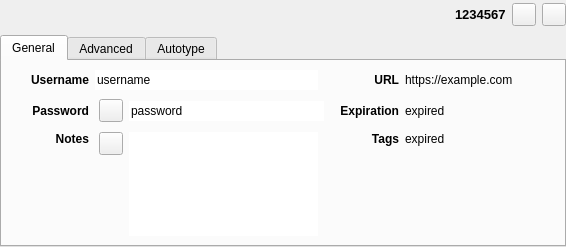
<?xml version="1.0" encoding="UTF-8"?>
<ui version="4.0">
 <class>EntryPreviewWidget</class>
 <widget class="QWidget" name="EntryPreviewWidget">
  <property name="geometry">
   <rect>
    <x>0</x>
    <y>0</y>
    <width>566</width>
    <height>247</height>
   </rect>
  </property>
  <layout class="QVBoxLayout" name="verticalLayout_7">
   <property name="spacing">
    <number>0</number>
   </property>
   <property name="leftMargin">
    <number>0</number>
   </property>
   <property name="topMargin">
    <number>0</number>
   </property>
   <property name="rightMargin">
    <number>0</number>
   </property>
   <property name="bottomMargin">
    <number>0</number>
   </property>
   <item>
    <widget class="QStackedWidget" name="stackedWidget">
     <property name="currentIndex">
      <number>0</number>
     </property>
     <widget class="QWidget" name="pageEntry">
      <layout class="QVBoxLayout" name="verticalLayout_3">
       <property name="leftMargin">
        <number>0</number>
       </property>
       <property name="topMargin">
        <number>0</number>
       </property>
       <property name="rightMargin">
        <number>0</number>
       </property>
       <property name="bottomMargin">
        <number>0</number>
       </property>
       <item>
        <layout class="QHBoxLayout" name="entryHorizontalLayout" stretch="0,0,0,0">
         <property name="sizeConstraint">
          <enum>QLayout::SetDefaultConstraint</enum>
         </property>
         <property name="leftMargin">
          <number>5</number>
         </property>
         <property name="topMargin">
          <number>3</number>
         </property>
         <property name="bottomMargin">
          <number>3</number>
         </property>
         <item>
          <layout class="QHBoxLayout" name="horizontalLayout">
           <property name="spacing">
            <number>12</number>
           </property>
           <item>
            <widget class="QLabel" name="entryIcon">
             <property name="sizePolicy">
              <sizepolicy hsizetype="Minimum" vsizetype="Preferred">
               <horstretch>0</horstretch>
               <verstretch>0</verstretch>
              </sizepolicy>
             </property>
             <property name="minimumSize">
              <size>
               <width>16</width>
               <height>0</height>
              </size>
             </property>
             <property name="text">
              <string/>
             </property>
            </widget>
           </item>
           <item>
            <widget class="ElidedLabel" name="entryTitleLabel">
             <property name="sizePolicy">
              <sizepolicy hsizetype="Expanding" vsizetype="Preferred">
               <horstretch>0</horstretch>
               <verstretch>0</verstretch>
              </sizepolicy>
             </property>
             <property name="font">
              <font>
               <pointsize>12</pointsize>
              </font>
             </property>
             <property name="textFormat">
              <enum>Qt::AutoText</enum>
             </property>
            </widget>
           </item>
          </layout>
         </item>
         <item>
          <widget class="QLabel" name="entryTotpLabel">
           <property name="font">
            <font>
             <pointsize>10</pointsize>
             <weight>75</weight>
             <bold>true</bold>
            </font>
           </property>
           <property name="text">
            <string notr="true">1234567</string>
           </property>
          </widget>
         </item>
         <item>
          <widget class="QToolButton" name="entryTotpButton">
           <property name="toolTip">
            <string>Display current TOTP value</string>
           </property>
           <property name="text">
            <string/>
           </property>
           <property name="checkable">
            <bool>true</bool>
           </property>
          </widget>
         </item>
         <item>
          <widget class="QToolButton" name="entryCloseButton">
           <property name="toolTip">
            <string>Close</string>
           </property>
           <property name="text">
            <string/>
           </property>
          </widget>
         </item>
        </layout>
       </item>
       <item>
        <widget class="QTabWidget" name="entryTabWidget">
         <property name="currentIndex">
          <number>0</number>
         </property>
         <property name="documentMode">
          <bool>false</bool>
         </property>
         <property name="tabsClosable">
          <bool>false</bool>
         </property>
         <property name="movable">
          <bool>false</bool>
         </property>
         <widget class="QWidget" name="entryGeneralTab">
          <attribute name="title">
           <string>General</string>
          </attribute>
          <layout class="QVBoxLayout" name="verticalLayout_5">
           <item>
            <widget class="QWidget" name="entryGeneralWidget" native="true">
             <layout class="QGridLayout" name="gridLayout">
              <property name="leftMargin">
               <number>0</number>
              </property>
              <property name="topMargin">
               <number>0</number>
              </property>
              <property name="rightMargin">
               <number>0</number>
              </property>
              <property name="bottomMargin">
               <number>0</number>
              </property>
              <item row="1" column="1">
               <widget class="QLabel" name="entryPasswordTitleLabel">
                <property name="sizePolicy">
                 <sizepolicy hsizetype="Minimum" vsizetype="Preferred">
                  <horstretch>0</horstretch>
                  <verstretch>0</verstretch>
                 </sizepolicy>
                </property>
                <property name="font">
                 <font>
                  <weight>75</weight>
                  <bold>true</bold>
                 </font>
                </property>
                <property name="text">
                 <string>Password</string>
                </property>
                <property name="alignment">
                 <set>Qt::AlignRight|Qt::AlignTrailing|Qt::AlignVCenter</set>
                </property>
               </widget>
              </item>
              <item row="0" column="0">
               <spacer name="entryLeftHorizontalSpacer">
                <property name="orientation">
                 <enum>Qt::Horizontal</enum>
                </property>
                <property name="sizeType">
                 <enum>QSizePolicy::Fixed</enum>
                </property>
                <property name="sizeHint" stdset="0">
                 <size>
                  <width>20</width>
                  <height>20</height>
                 </size>
                </property>
               </spacer>
              </item>
              <item row="1" column="2" colspan="2">
               <layout class="QHBoxLayout" name="horizontalLayout_2" stretch="0,0">
                <property name="spacing">
                 <number>6</number>
                </property>
                <property name="leftMargin">
                 <number>4</number>
                </property>
                <item>
                 <widget class="QToolButton" name="togglePasswordButton">
                  <property name="text">
                   <string/>
                  </property>
                  <property name="checkable">
                   <bool>true</bool>
                  </property>
                 </widget>
                </item>
                <item>
                 <widget class="QLineEdit" name="entryPasswordLabel">
                  <property name="minimumSize">
                   <size>
                    <width>150</width>
                    <height>0</height>
                   </size>
                  </property>
                  <property name="focusPolicy">
                   <enum>Qt::ClickFocus</enum>
                  </property>
                  <property name="text">
                   <string notr="true">password</string>
                  </property>
                  <property name="frame">
                   <bool>false</bool>
                  </property>
                  <property name="dragEnabled">
                   <bool>true</bool>
                  </property>
                  <property name="readOnly">
                   <bool>true</bool>
                  </property>
                 </widget>
                </item>
               </layout>
              </item>
              <item row="0" column="4">
               <spacer name="entryMiddleHorizontalSpacer">
                <property name="orientation">
                 <enum>Qt::Horizontal</enum>
                </property>
                <property name="sizeType">
                 <enum>QSizePolicy::Fixed</enum>
                </property>
                <property name="sizeHint" stdset="0">
                 <size>
                  <width>10</width>
                  <height>20</height>
                 </size>
                </property>
               </spacer>
              </item>
              <item row="0" column="6">
               <widget class="ElidedLabel" name="entryUrlLabel">
                <property name="sizePolicy">
                 <sizepolicy hsizetype="Expanding" vsizetype="Preferred">
                  <horstretch>0</horstretch>
                  <verstretch>0</verstretch>
                 </sizepolicy>
                </property>
                <property name="minimumSize">
                 <size>
                  <width>150</width>
                  <height>0</height>
                 </size>
                </property>
                <property name="cursor">
                 <cursorShape>PointingHandCursor</cursorShape>
                </property>
                <property name="focusPolicy">
                 <enum>Qt::ClickFocus</enum>
                </property>
                <property name="text">
                 <string notr="true">https://example.com</string>
                </property>
                <property name="textInteractionFlags">
                 <set>Qt::LinksAccessibleByKeyboard|Qt::LinksAccessibleByMouse</set>
                </property>
               </widget>
              </item>
              <item row="2" column="1">
               <widget class="QLabel" name="entryNotesTitleLabel">
                <property name="sizePolicy">
                 <sizepolicy hsizetype="Minimum" vsizetype="Preferred">
                  <horstretch>0</horstretch>
                  <verstretch>0</verstretch>
                 </sizepolicy>
                </property>
                <property name="font">
                 <font>
                  <weight>75</weight>
                  <bold>true</bold>
                 </font>
                </property>
                <property name="text">
                 <string>Notes</string>
                </property>
                <property name="alignment">
                 <set>Qt::AlignRight|Qt::AlignTop|Qt::AlignTrailing</set>
                </property>
               </widget>
              </item>
              <item row="1" column="5">
               <widget class="QLabel" name="entryExpirationTitleLabel">
                <property name="sizePolicy">
                 <sizepolicy hsizetype="Minimum" vsizetype="Preferred">
                  <horstretch>0</horstretch>
                  <verstretch>0</verstretch>
                 </sizepolicy>
                </property>
                <property name="font">
                 <font>
                  <weight>75</weight>
                  <bold>true</bold>
                 </font>
                </property>
                <property name="text">
                 <string>Expiration</string>
                </property>
                <property name="alignment">
                 <set>Qt::AlignRight|Qt::AlignTrailing|Qt::AlignVCenter</set>
                </property>
               </widget>
              </item>
              <item row="1" column="6">
               <widget class="QLabel" name="entryExpirationLabel">
                <property name="sizePolicy">
                 <sizepolicy hsizetype="Expanding" vsizetype="Preferred">
                  <horstretch>0</horstretch>
                  <verstretch>0</verstretch>
                 </sizepolicy>
                </property>
                <property name="text">
                 <string notr="true">expired</string>
                </property>
               </widget>
              </item>
              <item row="2" column="5" alignment="Qt::AlignTop">
               <widget class="QLabel" name="entryTagsTitleLabel">
                <property name="sizePolicy">
                 <sizepolicy hsizetype="Minimum" vsizetype="Preferred">
                  <horstretch>0</horstretch>
                  <verstretch>0</verstretch>
                 </sizepolicy>
                </property>
                <property name="font">
                 <font>
                  <weight>75</weight>
                  <bold>true</bold>
                 </font>
                </property>
                <property name="text">
                 <string>Tags</string>
                </property>
                <property name="alignment">
                 <set>Qt::AlignRight|Qt::AlignTrailing|Qt::AlignVCenter</set>
                </property>
               </widget>
              </item>
              <item row="2" column="6" alignment="Qt::AlignTop">
               <widget class="QLabel" name="entryTagsLabel">
                <property name="sizePolicy">
                 <sizepolicy hsizetype="Expanding" vsizetype="Preferred">
                  <horstretch>0</horstretch>
                  <verstretch>0</verstretch>
                 </sizepolicy>
                </property>
                <property name="text">
                 <string notr="true">expired</string>
                </property>
               </widget>
              </item>
              <item row="2" column="0">
               <spacer name="entryLeftHorizontalSpacer_5">
                <property name="orientation">
                 <enum>Qt::Horizontal</enum>
                </property>
                <property name="sizeType">
                 <enum>QSizePolicy::Fixed</enum>
                </property>
                <property name="sizeHint" stdset="0">
                 <size>
                  <width>20</width>
                  <height>20</height>
                 </size>
                </property>
               </spacer>
              </item>
              <item row="1" column="0">
               <spacer name="entryLeftHorizontalSpacer_2">
                <property name="orientation">
                 <enum>Qt::Horizontal</enum>
                </property>
                <property name="sizeType">
                 <enum>QSizePolicy::Fixed</enum>
                </property>
                <property name="sizeHint" stdset="0">
                 <size>
                  <width>20</width>
                  <height>30</height>
                 </size>
                </property>
               </spacer>
              </item>
              <item row="2" column="2">
               <layout class="QHBoxLayout" name="horizontalLayout_3" stretch="0,0">
                <property name="spacing">
                 <number>6</number>
                </property>
                <property name="leftMargin">
                 <number>4</number>
                </property>
                <item alignment="Qt::AlignTop">
                 <widget class="QToolButton" name="toggleEntryNotesButton">
                  <property name="text">
                   <string/>
                  </property>
                  <property name="checkable">
                   <bool>true</bool>
                  </property>
                 </widget>
                </item>
                <item>
                 <widget class="QTextEdit" name="entryNotesTextEdit">
                  <property name="focusPolicy">
                   <enum>Qt::ClickFocus</enum>
                  </property>
                  <property name="frameShape">
                   <enum>QFrame::NoFrame</enum>
                  </property>
                  <property name="frameShadow">
                   <enum>QFrame::Plain</enum>
                  </property>
                  <property name="lineWidth">
                   <number>0</number>
                  </property>
                  <property name="tabChangesFocus">
                   <bool>true</bool>
                  </property>
                  <property name="readOnly">
                   <bool>true</bool>
                  </property>
                 </widget>
                </item>
               </layout>
              </item>
              <item row="0" column="1">
               <widget class="QLabel" name="entryUsernameTitleLabel">
                <property name="sizePolicy">
                 <sizepolicy hsizetype="Minimum" vsizetype="Preferred">
                  <horstretch>0</horstretch>
                  <verstretch>0</verstretch>
                 </sizepolicy>
                </property>
                <property name="font">
                 <font>
                  <weight>75</weight>
                  <bold>true</bold>
                 </font>
                </property>
                <property name="layoutDirection">
                 <enum>Qt::LeftToRight</enum>
                </property>
                <property name="text">
                 <string>Username</string>
                </property>
                <property name="alignment">
                 <set>Qt::AlignRight|Qt::AlignTrailing|Qt::AlignVCenter</set>
                </property>
               </widget>
              </item>
              <item row="1" column="4">
               <spacer name="entryMiddleHorizontalSpacer_3">
                <property name="orientation">
                 <enum>Qt::Horizontal</enum>
                </property>
                <property name="sizeType">
                 <enum>QSizePolicy::Fixed</enum>
                </property>
                <property name="sizeHint" stdset="0">
                 <size>
                  <width>10</width>
                  <height>20</height>
                 </size>
                </property>
               </spacer>
              </item>
              <item row="0" column="5">
               <widget class="QLabel" name="entryUrlTitleLabel">
                <property name="sizePolicy">
                 <sizepolicy hsizetype="Minimum" vsizetype="Preferred">
                  <horstretch>0</horstretch>
                  <verstretch>0</verstretch>
                 </sizepolicy>
                </property>
                <property name="font">
                 <font>
                  <weight>75</weight>
                  <bold>true</bold>
                 </font>
                </property>
                <property name="text">
                 <string>URL</string>
                </property>
                <property name="alignment">
                 <set>Qt::AlignRight|Qt::AlignTrailing|Qt::AlignVCenter</set>
                </property>
               </widget>
              </item>
              <item row="0" column="2">
               <widget class="QLineEdit" name="entryUsernameLabel">
                <property name="minimumSize">
                 <size>
                  <width>150</width>
                  <height>0</height>
                 </size>
                </property>
                <property name="focusPolicy">
                 <enum>Qt::ClickFocus</enum>
                </property>
                <property name="text">
                 <string notr="true">username</string>
                </property>
                <property name="frame">
                 <bool>false</bool>
                </property>
                <property name="cursorPosition">
                 <number>8</number>
                </property>
                <property name="dragEnabled">
                 <bool>true</bool>
                </property>
                <property name="readOnly">
                 <bool>true</bool>
                </property>
               </widget>
              </item>
             </layout>
            </widget>
           </item>
          </layout>
         </widget>
         <widget class="QWidget" name="entryAdvancedTab">
          <attribute name="title">
           <string>Advanced</string>
          </attribute>
          <layout class="QGridLayout" name="gridLayout_1" rowstretch="0,0" columnstretch="0,1,0,2,0">
           <property name="leftMargin">
            <number>0</number>
           </property>
           <property name="topMargin">
            <number>5</number>
           </property>
           <property name="rightMargin">
            <number>0</number>
           </property>
           <property name="bottomMargin">
            <number>5</number>
           </property>
           <item row="0" column="0">
            <spacer name="entryAdvancedLeftHorizontalSpacer">
             <property name="orientation">
              <enum>Qt::Horizontal</enum>
             </property>
             <property name="sizeType">
              <enum>QSizePolicy::Fixed</enum>
             </property>
             <property name="sizeHint" stdset="0">
              <size>
               <width>5</width>
               <height>20</height>
              </size>
             </property>
            </spacer>
           </item>
           <item row="0" column="1">
            <widget class="QLabel" name="attributesTitleLabel">
             <property name="sizePolicy">
              <sizepolicy hsizetype="Minimum" vsizetype="Preferred">
               <horstretch>0</horstretch>
               <verstretch>0</verstretch>
              </sizepolicy>
             </property>
             <property name="font">
              <font>
               <weight>75</weight>
               <bold>true</bold>
              </font>
             </property>
             <property name="text">
              <string>Attributes</string>
             </property>
            </widget>
           </item>
           <item row="0" column="2">
            <spacer name="entryAdvancedMiddleHorizontalSpacer">
             <property name="orientation">
              <enum>Qt::Horizontal</enum>
             </property>
             <property name="sizeType">
              <enum>QSizePolicy::Fixed</enum>
             </property>
             <property name="sizeHint" stdset="0">
              <size>
               <width>5</width>
               <height>20</height>
              </size>
             </property>
            </spacer>
           </item>
           <item row="0" column="3">
            <widget class="QLabel" name="attachmentsTitleLabel">
             <property name="sizePolicy">
              <sizepolicy hsizetype="Minimum" vsizetype="Preferred">
               <horstretch>0</horstretch>
               <verstretch>0</verstretch>
              </sizepolicy>
             </property>
             <property name="font">
              <font>
               <weight>75</weight>
               <bold>true</bold>
              </font>
             </property>
             <property name="text">
              <string>Attachments</string>
             </property>
            </widget>
           </item>
           <item row="0" column="4">
            <spacer name="entryAdvancedRightHorizontalSpacer">
             <property name="orientation">
              <enum>Qt::Horizontal</enum>
             </property>
             <property name="sizeType">
              <enum>QSizePolicy::Fixed</enum>
             </property>
             <property name="sizeHint" stdset="0">
              <size>
               <width>5</width>
               <height>20</height>
              </size>
             </property>
            </spacer>
           </item>
           <item row="1" column="0">
            <spacer name="entryAdvancedLeftHorizontalSpacer_2">
             <property name="orientation">
              <enum>Qt::Horizontal</enum>
             </property>
             <property name="sizeType">
              <enum>QSizePolicy::Fixed</enum>
             </property>
             <property name="sizeHint" stdset="0">
              <size>
               <width>5</width>
               <height>20</height>
              </size>
             </property>
            </spacer>
           </item>
           <item row="1" column="1">
            <widget class="QTextEdit" name="entryAttributesEdit">
             <property name="focusPolicy">
              <enum>Qt::ClickFocus</enum>
             </property>
             <property name="readOnly">
              <bool>true</bool>
             </property>
            </widget>
           </item>
           <item row="1" column="2">
            <spacer name="entryAdvancedMiddleHorizontalSpacer_2">
             <property name="orientation">
              <enum>Qt::Horizontal</enum>
             </property>
             <property name="sizeType">
              <enum>QSizePolicy::Fixed</enum>
             </property>
             <property name="sizeHint" stdset="0">
              <size>
               <width>5</width>
               <height>20</height>
              </size>
             </property>
            </spacer>
           </item>
           <item row="1" column="3">
            <widget class="EntryAttachmentsWidget" name="entryAttachmentsWidget" native="true">
             <property name="focusPolicy">
              <enum>Qt::ClickFocus</enum>
             </property>
            </widget>
           </item>
           <item row="1" column="4">
            <spacer name="entryAdvancedRightHorizontalSpacer_2">
             <property name="orientation">
              <enum>Qt::Horizontal</enum>
             </property>
             <property name="sizeType">
              <enum>QSizePolicy::Fixed</enum>
             </property>
             <property name="sizeHint" stdset="0">
              <size>
               <width>5</width>
               <height>20</height>
              </size>
             </property>
            </spacer>
           </item>
          </layout>
         </widget>
         <widget class="QWidget" name="entryAutotypeTab">
          <attribute name="title">
           <string>Autotype</string>
          </attribute>
          <layout class="QVBoxLayout" name="verticalLayout_4">
           <item>
            <widget class="QWidget" name="entryAutotypeWidget" native="true">
             <layout class="QGridLayout" name="gridLayout_3">
              <property name="leftMargin">
               <number>0</number>
              </property>
              <property name="topMargin">
               <number>0</number>
              </property>
              <property name="rightMargin">
               <number>0</number>
              </property>
              <property name="bottomMargin">
               <number>5</number>
              </property>
              <item row="0" column="0">
               <widget class="QLabel" name="entrySequenceTitleLabel">
                <property name="sizePolicy">
                 <sizepolicy hsizetype="Minimum" vsizetype="Preferred">
                  <horstretch>0</horstretch>
                  <verstretch>0</verstretch>
                 </sizepolicy>
                </property>
                <property name="font">
                 <font>
                  <weight>75</weight>
                  <bold>true</bold>
                 </font>
                </property>
                <property name="text">
                 <string>Default Sequence</string>
                </property>
                <property name="alignment">
                 <set>Qt::AlignRight|Qt::AlignVCenter</set>
                </property>
               </widget>
              </item>
              <item row="0" column="1">
               <widget class="QLabel" name="entrySequenceLabel">
                <property name="sizePolicy">
                 <sizepolicy hsizetype="Expanding" vsizetype="Preferred">
                  <horstretch>0</horstretch>
                  <verstretch>0</verstretch>
                 </sizepolicy>
                </property>
                <property name="text">
                 <string notr="true">sequence</string>
                </property>
                <property name="alignment">
                 <set>Qt::AlignLeft|Qt::AlignVCenter</set>
                </property>
               </widget>
              </item>
             </layout>
            </widget>
           </item>
           <item>
            <widget class="QTreeWidget" name="entryAutotypeTree">
             <property name="focusPolicy">
              <enum>Qt::ClickFocus</enum>
             </property>
             <property name="frameShadow">
              <enum>QFrame::Sunken</enum>
             </property>
             <property name="showDropIndicator" stdset="0">
              <bool>true</bool>
             </property>
             <property name="rootIsDecorated">
              <bool>true</bool>
             </property>
             <property name="wordWrap">
              <bool>false</bool>
             </property>
             <property name="columnCount">
              <number>2</number>
             </property>
             <attribute name="headerCascadingSectionResizes">
              <bool>false</bool>
             </attribute>
             <attribute name="headerMinimumSectionSize">
              <number>50</number>
             </attribute>
             <attribute name="headerDefaultSectionSize">
              <number>250</number>
             </attribute>
             <attribute name="headerStretchLastSection">
              <bool>true</bool>
             </attribute>
             <column>
              <property name="text">
               <string>Window</string>
              </property>
             </column>
             <column>
              <property name="text">
               <string>Sequence</string>
              </property>
             </column>
            </widget>
           </item>
          </layout>
         </widget>
        </widget>
       </item>
      </layout>
     </widget>
     <widget class="QWidget" name="pageGroup">
      <layout class="QVBoxLayout" name="verticalLayout_13">
       <property name="leftMargin">
        <number>0</number>
       </property>
       <property name="topMargin">
        <number>0</number>
       </property>
       <property name="rightMargin">
        <number>0</number>
       </property>
       <property name="bottomMargin">
        <number>0</number>
       </property>
       <item>
        <layout class="QHBoxLayout" name="groupHorizontalLayout" stretch="0,0">
         <property name="sizeConstraint">
          <enum>QLayout::SetDefaultConstraint</enum>
         </property>
         <property name="leftMargin">
          <number>5</number>
         </property>
         <property name="topMargin">
          <number>3</number>
         </property>
         <property name="bottomMargin">
          <number>3</number>
         </property>
         <item>
          <layout class="QHBoxLayout" name="horizontalLayout_5">
           <property name="spacing">
            <number>12</number>
           </property>
           <item>
            <widget class="QLabel" name="groupIcon">
             <property name="sizePolicy">
              <sizepolicy hsizetype="Minimum" vsizetype="Preferred">
               <horstretch>0</horstretch>
               <verstretch>0</verstretch>
              </sizepolicy>
             </property>
             <property name="text">
              <string/>
             </property>
            </widget>
           </item>
           <item>
            <widget class="ElidedLabel" name="groupTitleLabel">
             <property name="sizePolicy">
              <sizepolicy hsizetype="Expanding" vsizetype="Preferred">
               <horstretch>0</horstretch>
               <verstretch>0</verstretch>
              </sizepolicy>
             </property>
             <property name="font">
              <font>
               <pointsize>12</pointsize>
              </font>
             </property>
             <property name="textFormat">
              <enum>Qt::AutoText</enum>
             </property>
            </widget>
           </item>
          </layout>
         </item>
         <item>
          <widget class="QToolButton" name="groupCloseButton">
           <property name="toolTip">
            <string>Close</string>
           </property>
           <property name="text">
            <string/>
           </property>
          </widget>
         </item>
        </layout>
       </item>
       <item>
        <widget class="QTabWidget" name="groupTabWidget">
         <property name="currentIndex">
          <number>0</number>
         </property>
         <property name="documentMode">
          <bool>false</bool>
         </property>
         <property name="tabsClosable">
          <bool>false</bool>
         </property>
         <property name="movable">
          <bool>false</bool>
         </property>
         <widget class="QWidget" name="groupGeneralTab">
          <attribute name="title">
           <string>General</string>
          </attribute>
          <layout class="QVBoxLayout" name="verticalLayout_8">
           <item>
            <widget class="QWidget" name="groupGeneralWidget" native="true">
             <layout class="QGridLayout" name="gridLayout_2" columnstretch="0,0,0,0">
              <property name="leftMargin">
               <number>0</number>
              </property>
              <property name="topMargin">
               <number>0</number>
              </property>
              <property name="rightMargin">
               <number>0</number>
              </property>
              <property name="bottomMargin">
               <number>0</number>
              </property>
              <item row="0" column="0">
               <spacer name="groupLeftHorizontalSpacer">
                <property name="orientation">
                 <enum>Qt::Horizontal</enum>
                </property>
                <property name="sizeType">
                 <enum>QSizePolicy::Fixed</enum>
                </property>
                <property name="sizeHint" stdset="0">
                 <size>
                  <width>20</width>
                  <height>20</height>
                 </size>
                </property>
               </spacer>
              </item>
              <item row="0" column="1">
               <widget class="QLabel" name="groupAutotypeTitleLabel">
                <property name="sizePolicy">
                 <sizepolicy hsizetype="Minimum" vsizetype="Preferred">
                  <horstretch>0</horstretch>
                  <verstretch>0</verstretch>
                 </sizepolicy>
                </property>
                <property name="font">
                 <font>
                  <weight>75</weight>
                  <bold>true</bold>
                 </font>
                </property>
                <property name="text">
                 <string>Autotype</string>
                </property>
                <property name="alignment">
                 <set>Qt::AlignRight|Qt::AlignTrailing|Qt::AlignVCenter</set>
                </property>
               </widget>
              </item>
              <item row="0" column="3">
               <widget class="QLabel" name="groupAutotypeLabel">
                <property name="sizePolicy">
                 <sizepolicy hsizetype="Expanding" vsizetype="Preferred">
                  <horstretch>0</horstretch>
                  <verstretch>0</verstretch>
                 </sizepolicy>
                </property>
               </widget>
              </item>
              <item row="1" column="1">
               <widget class="QLabel" name="groupSearchingTitleLabel">
                <property name="sizePolicy">
                 <sizepolicy hsizetype="Minimum" vsizetype="Preferred">
                  <horstretch>0</horstretch>
                  <verstretch>0</verstretch>
                 </sizepolicy>
                </property>
                <property name="font">
                 <font>
                  <weight>75</weight>
                  <bold>true</bold>
                 </font>
                </property>
                <property name="text">
                 <string>Searching</string>
                </property>
                <property name="alignment">
                 <set>Qt::AlignRight|Qt::AlignTrailing|Qt::AlignVCenter</set>
                </property>
               </widget>
              </item>
              <item row="1" column="3">
               <widget class="QLabel" name="groupSearchingLabel">
                <property name="sizePolicy">
                 <sizepolicy hsizetype="Expanding" vsizetype="Preferred">
                  <horstretch>0</horstretch>
                  <verstretch>0</verstretch>
                 </sizepolicy>
                </property>
               </widget>
              </item>
              <item row="2" column="1">
               <widget class="QLabel" name="groupExpirationTitleLabel">
                <property name="sizePolicy">
                 <sizepolicy hsizetype="Minimum" vsizetype="Preferred">
                  <horstretch>0</horstretch>
                  <verstretch>0</verstretch>
                 </sizepolicy>
                </property>
                <property name="font">
                 <font>
                  <weight>75</weight>
                  <bold>true</bold>
                 </font>
                </property>
                <property name="text">
                 <string>Expiration</string>
                </property>
                <property name="alignment">
                 <set>Qt::AlignRight|Qt::AlignTrailing|Qt::AlignVCenter</set>
                </property>
               </widget>
              </item>
              <item row="2" column="3">
               <widget class="QLabel" name="groupExpirationLabel">
                <property name="sizePolicy">
                 <sizepolicy hsizetype="Expanding" vsizetype="Preferred">
                  <horstretch>0</horstretch>
                  <verstretch>0</verstretch>
                 </sizepolicy>
                </property>
               </widget>
              </item>
              <item row="3" column="1">
               <widget class="QLabel" name="groupNotesTitleLabel">
                <property name="sizePolicy">
                 <sizepolicy hsizetype="Minimum" vsizetype="Preferred">
                  <horstretch>0</horstretch>
                  <verstretch>0</verstretch>
                 </sizepolicy>
                </property>
                <property name="font">
                 <font>
                  <weight>75</weight>
                  <bold>true</bold>
                 </font>
                </property>
                <property name="text">
                 <string>Notes</string>
                </property>
                <property name="alignment">
                 <set>Qt::AlignRight|Qt::AlignTop|Qt::AlignTrailing</set>
                </property>
               </widget>
              </item>
              <item row="3" column="2" colspan="2">
               <layout class="QHBoxLayout" name="horizontalLayout_4" stretch="0,0">
                <property name="spacing">
                 <number>6</number>
                </property>
                <property name="leftMargin">
                 <number>4</number>
                </property>
                <item alignment="Qt::AlignTop">
                 <widget class="QToolButton" name="toggleGroupNotesButton">
                  <property name="text">
                   <string/>
                  </property>
                  <property name="checkable">
                   <bool>true</bool>
                  </property>
                 </widget>
                </item>
                <item>
                 <widget class="QTextEdit" name="groupNotesTextEdit">
                  <property name="focusPolicy">
                   <enum>Qt::ClickFocus</enum>
                  </property>
                  <property name="frameShape">
                   <enum>QFrame::NoFrame</enum>
                  </property>
                  <property name="frameShadow">
                   <enum>QFrame::Plain</enum>
                  </property>
                  <property name="lineWidth">
                   <number>0</number>
                  </property>
                  <property name="tabChangesFocus">
                   <bool>true</bool>
                  </property>
                  <property name="readOnly">
                   <bool>true</bool>
                  </property>
                 </widget>
                </item>
               </layout>
              </item>
             </layout>
            </widget>
           </item>
          </layout>
         </widget>
         <widget class="QWidget" name="groupShareTab">
          <attribute name="title">
           <string>Share</string>
          </attribute>
          <layout class="QVBoxLayout" name="verticalLayout_12">
           <item>
            <widget class="QWidget" name="groupShareWidget" native="true">
             <layout class="QGridLayout" name="gridLayout_4">
              <property name="leftMargin">
               <number>0</number>
              </property>
              <property name="topMargin">
               <number>0</number>
              </property>
              <property name="rightMargin">
               <number>0</number>
              </property>
              <property name="bottomMargin">
               <number>0</number>
              </property>
              <item row="1" column="2">
               <widget class="QLabel" name="groupSharePathLabel">
                <property name="sizePolicy">
                 <sizepolicy hsizetype="Expanding" vsizetype="Preferred">
                  <horstretch>0</horstretch>
                  <verstretch>0</verstretch>
                 </sizepolicy>
                </property>
                <property name="text">
                 <string notr="true">&lt;path&gt;</string>
                </property>
               </widget>
              </item>
              <item row="1" column="1">
               <widget class="QLabel" name="groupShareTypeLabel">
                <property name="font">
                 <font>
                  <weight>75</weight>
                  <bold>true</bold>
                 </font>
                </property>
                <property name="text">
                 <string notr="true">&lt;type&gt;</string>
                </property>
                <property name="alignment">
                 <set>Qt::AlignRight|Qt::AlignTrailing|Qt::AlignVCenter</set>
                </property>
               </widget>
              </item>
              <item row="2" column="2">
               <spacer name="verticalSpacer">
                <property name="orientation">
                 <enum>Qt::Vertical</enum>
                </property>
                <property name="sizeHint" stdset="0">
                 <size>
                  <width>20</width>
                  <height>147</height>
                 </size>
                </property>
               </spacer>
              </item>
              <item row="1" column="0">
               <spacer name="horizontalSpacer">
                <property name="orientation">
                 <enum>Qt::Horizontal</enum>
                </property>
                <property name="sizeType">
                 <enum>QSizePolicy::Fixed</enum>
                </property>
                <property name="sizeHint" stdset="0">
                 <size>
                  <width>20</width>
                  <height>20</height>
                 </size>
                </property>
               </spacer>
              </item>
             </layout>
            </widget>
           </item>
          </layout>
         </widget>
        </widget>
       </item>
      </layout>
     </widget>
    </widget>
   </item>
  </layout>
  <action name="searchIcon">
   <property name="text">
    <string>Search</string>
   </property>
  </action>
  <action name="clearIcon">
   <property name="text">
    <string>Clear</string>
   </property>
  </action>
 </widget>
 <customwidgets>
  <customwidget>
   <class>EntryAttachmentsWidget</class>
   <extends>QWidget</extends>
   <header>gui/entry/EntryAttachmentsWidget.h</header>
   <container>1</container>
  </customwidget>
  <customwidget>
   <class>ElidedLabel</class>
   <extends>QLabel</extends>
   <header>gui/widgets/ElidedLabel.h</header>
  </customwidget>
 </customwidgets>
 <tabstops>
  <tabstop>entryTotpButton</tabstop>
  <tabstop>entryCloseButton</tabstop>
  <tabstop>entryTabWidget</tabstop>
  <tabstop>togglePasswordButton</tabstop>
  <tabstop>toggleEntryNotesButton</tabstop>
  <tabstop>groupTabWidget</tabstop>
  <tabstop>toggleGroupNotesButton</tabstop>
  <tabstop>groupCloseButton</tabstop>
 </tabstops>
 <resources/>
 <connections/>
</ui>
